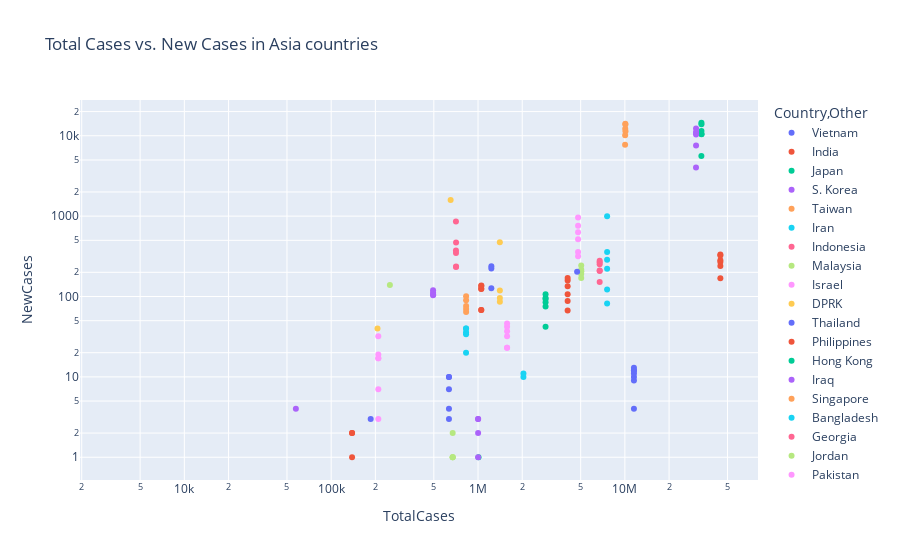

Notebook code cell kept with this figure:
### Markdown cell above
Trong vòng 7 ngày, S.Korea là quốc gia có số ca hồi phục nhiều nhất và số ca tử vong giảm dần, có thể nói rằng S.Korea đang đứng đầu trong việc kiểm soát dịch bệnh

### Code cell
asian_countries = ['China', 'India', 'Indonesia', 'Pakistan', 'Bangladesh', 'Japan', 'Brunei',
                   'Philippines', 'Vietnam', 'Iran', 'Turkey', 'Thailand', 'Myanmar', 'S. Korea', 'DPRK',
                   'Iraq', 'Afghanistan', 'Saudi Arabia', 'Uzbekistan', 'Malaysia', 'Nepal', 'Yemen', 
                   'Taiwan', 'Sri Lanka', 'Kazakhstan', 'Syria', 'Cambodia', 'Jordan', 
                   'Azerbaijan', 'UAE', 'Tajikistan', 'Israel', 'Hong Kong', 'Laos', 
                   'Lebanon', 'Kyrgyzstan', 'Singapore', 'Palestine', 'Oman', 'Kuwait', 
                   'Georgia', 'Mongolia', 'Armenia', 'Qatar', 'Bahrain', 'Timor-Leste', 'Cyprus', 'Bhutan', 'Macao', 'Maldives']

df_asia = df[df['Country,Other'].isin(asian_countries)]
# Tạo biểu đồ scatter plot
fig = px.scatter(df_asia, x='TotalCases', y='NewCases', color='Country,Other', log_x=True, log_y=True, size_max=50, title='Total Cases vs. New Cases in Asia countries')
fig.show()

### Figure 1 — Plotly figure (JSON) as saved in the notebook; plotly's stock layout.template omitted (floating-point values rounded to 4 significant figures)
{"data": [{"hovertemplate": "Country,Other=Vietnam<br>TotalCases=%{x}<br>NewCases=%{y}<extra></extra>", "legendgroup": "Vietnam", "marker": {"color": "#636efa", "symbol": "circle"}, "mode": "markers", "name": "Vietnam", "orientation": "v", "showlegend": true, "type": "scatter", "x": [11526901, 11526905, 11526917, 11526926, 11526937, 11526950, 11526962], "xaxis": "x", "y": [10, 4, 12, 9, 11, 13, 12], "yaxis": "y"}, {"hovertemplate": "Country,Other=India<br>TotalCases=%{x}<br>NewCases=%{y}<extra></extra>", "legendgroup": "India", "marker": {"color": "#EF553B", "symbol": "circle"}, "mode": "markers", "name": "India", "orientation": "v", "showlegend": true, "type": "scatter", "x": [44686371, 44686611, 44686879, 44687162, 44687496, 44687820], "xaxis": "x", "y": [169, 240, 268, 283, 334, 324], "yaxis": "y"}, {"hovertemplate": "Country,Other=Japan<br>TotalCases=%{x}<br>NewCases=%{y}<extra></extra>", "legendgroup": "Japan", "marker": {"color": "#00cc96", "symbol": "circle"}, "mode": "markers", "name": "Japan", "orientation": "v", "showlegend": true, "type": "scatter", "x": [33190564, 33205088, 33219038, 33230544, 33241066, 33251497], "xaxis": "x", "y": [5598, 14524, 13950, 11506, 10522, 10431], "yaxis": "y"}, {"hovertemplate": "Country,Other=S. Korea<br>TotalCases=%{x}<br>NewCases=%{y}<extra></extra>", "legendgroup": "S. Korea", "marker": {"color": "#ab63fa", "symbol": "circle"}, "mode": "markers", "name": "S. Korea", "orientation": "v", "showlegend": true, "type": "scatter", "x": [30502904, 30513721, 30526012, 30533573, 30543981, 30555102], "xaxis": "x", "y": [4026, 10817, 12291, 7561, 10408, 11121], "yaxis": "y"}, {"hovertemplate": "Country,Other=Taiwan<br>TotalCases=%{x}<br>NewCases=%{y}<extra></extra>", "legendgroup": "Taiwan", "marker": {"color": "#FFA15A", "symbol": "circle"}, "mode": "markers", "name": "Taiwan", "orientation": "v", "showlegend": true, "type": "scatter", "x": [10033107, 10043227, 10055436, 10069538, 10083336, 10094733], "xaxis": "x", "y": [7744, 10120, 12209, 14102, 13798, 11397], "yaxis": "y"}, {"hovertemplate": "Country,Other=Iran<br>TotalCases=%{x}<br>NewCases=%{y}<extra></extra>", "legendgroup": "Iran", "marker": {"color": "#19d3f3", "symbol": "circle"}, "mode": "markers", "name": "Iran", "orientation": "v", "showlegend": true, "type": "scatter", "x": [7567824, 7567906, 7568903, 7569261, 7569483, 7569769], "xaxis": "x", "y": [122, 82, 997, 358, 222, 286], "yaxis": "y"}, {"hovertemplate": "Country,Other=Indonesia<br>TotalCases=%{x}<br>NewCases=%{y}<extra></extra>", "legendgroup": "Indonesia", "marker": {"color": "#FF6692", "symbol": "circle"}, "mode": "markers", "name": "Indonesia", "orientation": "v", "showlegend": true, "type": "scatter", "x": [6735780, 6736046, 6736298, 6736576, 6736787, 6736994], "xaxis": "x", "y": [152, 266, 252, 278, 211, 207], "yaxis": "y"}, {"hovertemplate": "Country,Other=Malaysia<br>TotalCases=%{x}<br>NewCases=%{y}<extra></extra>", "legendgroup": "Malaysia", "marker": {"color": "#B6E880", "symbol": "circle"}, "mode": "markers", "name": "Malaysia", "orientation": "v", "showlegend": true, "type": "scatter", "x": [5042585, 5042791, 5043008, 5043252, 5043456, 5043626], "xaxis": "x", "y": [190, 206, 217, 244, 204, 170], "yaxis": "y"}, {"hovertemplate": "Country,Other=Israel<br>TotalCases=%{x}<br>NewCases=%{y}<extra></extra>", "legendgroup": "Israel", "marker": {"color": "#FF97FF", "symbol": "circle"}, "mode": "markers", "name": "Israel", "orientation": "v", "showlegend": true, "type": "scatter", "x": [4798654, 4799283, 4799640, 4800397, 4800913, 4801230], "xaxis": "x", "y": [965, 629, 357, 757, 516, 317], "yaxis": "y"}, {"hovertemplate": "Country,Other=DPRK<br>TotalCases=%{x}<br>NewCases=%{y}<extra></extra>", "legendgroup": "DPRK", "marker": {"color": "#FECB52", "symbol": "circle"}, "mode": "markers", "name": "DPRK", "orientation": "v", "showlegend": true, "type": "scatter", "x": [4772813, 4772813, 4772813, 4772813, 4772813, 4772813], "xaxis": "x", "y": [0, 0, 0, 0, 0, 0], "yaxis": "y"}, {"hovertemplate": "Country,Other=Thailand<br>TotalCases=%{x}<br>NewCases=%{y}<extra></extra>", "legendgroup": "Thailand", "marker": {"color": "#636efa", "symbol": "circle"}, "mode": "markers", "name": "Thailand", "orientation": "v", "showlegend": true, "type": "scatter", "x": [4728035, 4728035, 4728035, 4728035, 4728035, 4728035], "xaxis": "x", "y": [204, 0, 0, 0, 0, 0], "yaxis": "y"}, {"hovertemplate": "Country,Other=Philippines<br>TotalCases=%{x}<br>NewCases=%{y}<extra></extra>", "legendgroup": "Philippines", "marker": {"color": "#EF553B", "symbol": "circle"}, "mode": "markers", "name": "Philippines", "orientation": "v", "showlegend": true, "type": "scatter", "x": [4076230, 4076297, 4076404, 4076562, 4076696, 4076866], "xaxis": "x", "y": [88, 67, 107, 158, 134, 170], "yaxis": "y"}, {"hovertemplate": "Country,Other=Hong Kong<br>TotalCases=%{x}<br>NewCases=%{y}<extra></extra>", "legendgroup": "Hong Kong", "marker": {"color": "#00cc96", "symbol": "circle"}, "mode": "markers", "name": "Hong Kong", "orientation": "v", "showlegend": true, "type": "scatter", "x": [2883250, 2883346, 2883453, 2883528, 2883613, 2883655], "xaxis": "x", "y": [93, 96, 107, 75, 85, 42], "yaxis": "y"}, {"hovertemplate": "Country,Other=Iraq<br>TotalCases=%{x}<br>NewCases=%{y}<extra></extra>", "legendgroup": "Iraq", "marker": {"color": "#ab63fa", "symbol": "circle"}, "mode": "markers", "name": "Iraq", "orientation": "v", "showlegend": true, "type": "scatter", "x": [2465545, 2465545, 2465545, 2465545, 2465545, 2465545], "xaxis": "x", "y": [0, 0, 0, 0, 0, 0], "yaxis": "y"}, {"hovertemplate": "Country,Other=Singapore<br>TotalCases=%{x}<br>NewCases=%{y}<extra></extra>", "legendgroup": "Singapore", "marker": {"color": "#FFA15A", "symbol": "circle"}, "mode": "markers", "name": "Singapore", "orientation": "v", "showlegend": true, "type": "scatter", "x": [2222006, 2222006, 2230570, 2230570, 2230570, 2230570], "xaxis": "x", "y": [0, 0, 0, 0, 0, 0], "yaxis": "y"}, {"hovertemplate": "Country,Other=Bangladesh<br>TotalCases=%{x}<br>NewCases=%{y}<extra></extra>", "legendgroup": "Bangladesh", "marker": {"color": "#19d3f3", "symbol": "circle"}, "mode": "markers", "name": "Bangladesh", "orientation": "v", "showlegend": true, "type": "scatter", "x": [2037773, 2037818, 2037829, 2037829, 2037829, 2037829], "xaxis": "x", "y": [0, 10, 11, 0, 0, 0], "yaxis": "y"}, {"hovertemplate": "Country,Other=Georgia<br>TotalCases=%{x}<br>NewCases=%{y}<extra></extra>", "legendgroup": "Georgia", "marker": {"color": "#FF6692", "symbol": "circle"}, "mode": "markers", "name": "Georgia", "orientation": "v", "showlegend": true, "type": "scatter", "x": [1825598, 1825598, 1825598, 1825598, 1825598, 1825598], "xaxis": "x", "y": [0, 0, 0, 0, 0, 0], "yaxis": "y"}, {"hovertemplate": "Country,Other=Jordan<br>TotalCases=%{x}<br>NewCases=%{y}<extra></extra>", "legendgroup": "Jordan", "marker": {"color": "#B6E880", "symbol": "circle"}, "mode": "markers", "name": "Jordan", "orientation": "v", "showlegend": true, "type": "scatter", "x": [1746997, 1746997, 1746997, 1746997, 1746997, 1746997], "xaxis": "x", "y": [0, 0, 0, 0, 0, 0], "yaxis": "y"}, {"hovertemplate": "Country,Other=Pakistan<br>TotalCases=%{x}<br>NewCases=%{y}<extra></extra>", "legendgroup": "Pakistan", "marker": {"color": "#FF97FF", "symbol": "circle"}, "mode": "markers", "name": "Pakistan", "orientation": "v", "showlegend": true, "type": "scatter", "x": [1576939, 1576962, 1576999, 1577031, 1577073, 1577119], "xaxis": "x", "y": [23, 23, 37, 32, 42, 46], "yaxis": "y"}, {"hovertemplate": "Country,Other=Kazakhstan<br>TotalCases=%{x}<br>NewCases=%{y}<extra></extra>", "legendgroup": "Kazakhstan", "marker": {"color": "#FECB52", "symbol": "circle"}, "mode": "markers", "name": "Kazakhstan", "orientation": "v", "showlegend": true, "type": "scatter", "x": [1407823, 1407823, 1407942, 1408038, 1408124, 1408124], "xaxis": "x", "y": [472, 0, 119, 96, 86, 0], "yaxis": "y"}, {"hovertemplate": "Country,Other=Lebanon<br>TotalCases=%{x}<br>NewCases=%{y}<extra></extra>", "legendgroup": "Lebanon", "marker": {"color": "#636efa", "symbol": "circle"}, "mode": "markers", "name": "Lebanon", "orientation": "v", "showlegend": true, "type": "scatter", "x": [1231840, 1231840, 1232063, 1232063, 1232301, 1232301], "xaxis": "x", "y": [127, 0, 223, 0, 238, 0], "yaxis": "y"}, {"hovertemplate": "Country,Other=UAE<br>TotalCases=%{x}<br>NewCases=%{y}<extra></extra>", "legendgroup": "UAE", "marker": {"color": "#EF553B", "symbol": "circle"}, "mode": "markers", "name": "UAE", "orientation": "v", "showlegend": true, "type": "scatter", "x": [1051930, 1051998, 1052122, 1052247, 1052382, 1052519], "xaxis": "x", "y": [68, 68, 124, 125, 135, 137], "yaxis": "y"}, {"hovertemplate": "Country,Other=Mongolia<br>TotalCases=%{x}<br>NewCases=%{y}<extra></extra>", "legendgroup": "Mongolia", "marker": {"color": "#00cc96", "symbol": "circle"}, "mode": "markers", "name": "Mongolia", "orientation": "v", "showlegend": true, "type": "scatter", "x": [1007896, 1007896, 1007897, 1007897, 1007897, 1007897], "xaxis": "x", "y": [0, 0, 1, 0, 0, 0], "yaxis": "y"}, {"hovertemplate": "Country,Other=Nepal<br>TotalCases=%{x}<br>NewCases=%{y}<extra></extra>", "legendgroup": "Nepal", "marker": {"color": "#ab63fa", "symbol": "circle"}, "mode": "markers", "name": "Nepal", "orientation": "v", "showlegend": true, "type": "scatter", "x": [1001143, 1001145, 1001148, 1001149, 1001149, 1001149], "xaxis": "x", "y": [3, 2, 3, 1, 0, 0], "yaxis": "y"}, {"hovertemplate": "Country,Other=Saudi Arabia<br>TotalCases=%{x}<br>NewCases=%{y}<extra></extra>", "legendgroup": "Saudi Arabia", "marker": {"color": "#FFA15A", "symbol": "circle"}, "mode": "markers", "name": "Saudi Arabia", "orientation": "v", "showlegend": true, "type": "scatter", "x": [829388, 829478, 829554, 829624, 829624, 829688], "xaxis": "x", "y": [101, 90, 76, 70, 0, 64], "yaxis": "y"}, {"hovertemplate": "Country,Other=Azerbaijan<br>TotalCases=%{x}<br>NewCases=%{y}<extra></extra>", "legendgroup": "Azerbaijan", "marker": {"color": "#19d3f3", "symbol": "circle"}, "mode": "markers", "name": "Azerbaijan", "orientation": "v", "showlegend": true, "type": "scatter", "x": [828512, 828548, 828588, 828628, 828648, 828682], "xaxis": "x", "y": [0, 36, 40, 40, 20, 34], "yaxis": "y"}, {"hovertemplate": "Country,Other=Bahrain<br>TotalCases=%{x}<br>NewCases=%{y}<extra></extra>", "legendgroup": "Bahrain", "marker": {"color": "#FF6692", "symbol": "circle"}, "mode": "markers", "name": "Bahrain", "orientation": "v", "showlegend": true, "type": "scatter", "x": [707105, 707480, 707828, 708061, 708532, 708768], "xaxis": "x", "y": [855, 375, 348, 233, 471, 236], "yaxis": "y"}, {"hovertemplate": "Country,Other=Sri Lanka<br>TotalCases=%{x}<br>NewCases=%{y}<extra></extra>", "legendgroup": "Sri Lanka", "marker": {"color": "#B6E880", "symbol": "circle"}, "mode": "markers", "name": "Sri Lanka", "orientation": "v", "showlegend": true, "type": "scatter", "x": [672029, 672030, 672031, 672031, 672032, 672032], "xaxis": "x", "y": [2, 1, 1, 0, 1, 0], "yaxis": "y"}, {"hovertemplate": "Country,Other=Kuwait<br>TotalCases=%{x}<br>NewCases=%{y}<extra></extra>", "legendgroup": "Kuwait", "marker": {"color": "#FF97FF", "symbol": "circle"}, "mode": "markers", "name": "Kuwait", "orientation": "v", "showlegend": true, "type": "scatter", "x": [663456, 663456, 663456, 663456, 663456, 663456], "xaxis": "x", "y": [0, 0, 0, 0, 0, 0], "yaxis": "y"}, {"hovertemplate": "Country,Other=Cyprus<br>TotalCases=%{x}<br>NewCases=%{y}<extra></extra>", "legendgroup": "Cyprus", "marker": {"color": "#FECB52", "symbol": "circle"}, "mode": "markers", "name": "Cyprus", "orientation": "v", "showlegend": true, "type": "scatter", "x": [649093, 649093, 649093, 649093, 650685, 650685], "xaxis": "x", "y": [0, 0, 0, 0, 1592, 0], "yaxis": "y"}, {"hovertemplate": "Country,Other=Myanmar<br>TotalCases=%{x}<br>NewCases=%{y}<extra></extra>", "legendgroup": "Myanmar", "marker": {"color": "#636efa", "symbol": "circle"}, "mode": "markers", "name": "Myanmar", "orientation": "v", "showlegend": true, "type": "scatter", "x": [633914, 633918, 633925, 633935, 633935, 633945], "xaxis": "x", "y": [3, 4, 7, 10, 0, 10], "yaxis": "y"}, {"hovertemplate": "Country,Other=Palestine<br>TotalCases=%{x}<br>NewCases=%{y}<extra></extra>", "legendgroup": "Palestine", "marker": {"color": "#EF553B", "symbol": "circle"}, "mode": "markers", "name": "Palestine", "orientation": "v", "showlegend": true, "type": "scatter", "x": [621008, 621008, 621008, 621008, 621008, 621008], "xaxis": "x", "y": [0, 0, 0, 0, 0, 0], "yaxis": "y"}, {"hovertemplate": "Country,Other=China<br>TotalCases=%{x}<br>NewCases=%{y}<extra></extra>", "legendgroup": "China", "marker": {"color": "#00cc96", "symbol": "circle"}, "mode": "markers", "name": "China", "orientation": "v", "showlegend": true, "type": "scatter", "x": [503302, 503302, 503302, 503302, 503302, 503302], "xaxis": "x", "y": [0, 0, 0, 0, 0, 0], "yaxis": "y"}, {"hovertemplate": "Country,Other=Qatar<br>TotalCases=%{x}<br>NewCases=%{y}<extra></extra>", "legendgroup": "Qatar", "marker": {"color": "#ab63fa", "symbol": "circle"}, "mode": "markers", "name": "Qatar", "orientation": "v", "showlegend": true, "type": "scatter", "x": [494056, 494167, 494271, 494377, 494377, 494377], "xaxis": "x", "y": [120, 111, 104, 106, 0, 0], "yaxis": "y"}, {"hovertemplate": "Country,Other=Armenia<br>TotalCases=%{x}<br>NewCases=%{y}<extra></extra>", "legendgroup": "Armenia", "marker": {"color": "#FFA15A", "symbol": "circle"}, "mode": "markers", "name": "Armenia", "orientation": "v", "showlegend": true, "type": "scatter", "x": [446819, 446819, 446819, 446819, 446819, 446819], "xaxis": "x", "y": [0, 0, 0, 0, 0, 0], "yaxis": "y"}, {"hovertemplate": "Country,Other=Oman<br>TotalCases=%{x}<br>NewCases=%{y}<extra></extra>", "legendgroup": "Oman", "marker": {"color": "#19d3f3", "symbol": "circle"}, "mode": "markers", "name": "Oman", "orientation": "v", "showlegend": true, "type": "scatter", "x": [399449, 399449, 399449, 399449, 399449, 399449], "xaxis": "x", "y": [0, 0, 0, 0, 0, 0], "yaxis": "y"}, {"hovertemplate": "Country,Other=Brunei<br>TotalCases=%{x}<br>NewCases=%{y}<extra></extra>", "legendgroup": "Brunei", "marker": {"color": "#FF6692", "symbol": "circle"}, "mode": "markers", "name": "Brunei", "orientation": "v", "showlegend": true, "type": "scatter", "x": [277992, 278698, 278698, 278698, 278698, 278698], "xaxis": "x", "y": [0, 0, 0, 0, 0, 0], "yaxis": "y"}, {"hovertemplate": "Country,Other=Uzbekistan<br>TotalCases=%{x}<br>NewCases=%{y}<extra></extra>", "legendgroup": "Uzbekistan", "marker": {"color": "#B6E880", "symbol": "circle"}, "mode": "markers", "name": "Uzbekistan", "orientation": "v", "showlegend": true, "type": "scatter", "x": [250932, 250932, 251071, 251071, 251071, 251071], "xaxis": "x", "y": [0, 0, 139, 0, 0, 0], "yaxis": "y"}, {"hovertemplate": "Country,Other=Afghanistan<br>TotalCases=%{x}<br>NewCases=%{y}<extra></extra>", "legendgroup": "Afghanistan", "marker": {"color": "#FF97FF", "symbol": "circle"}, "mode": "markers", "name": "Afghanistan", "orientation": "v", "showlegend": true, "type": "scatter", "x": [209306, 209323, 209340, 209359, 209366, 209369], "xaxis": "x", "y": [32, 17, 17, 19, 7, 3], "yaxis": "y"}, {"hovertemplate": "Country,Other=Kyrgyzstan<br>TotalCases=%{x}<br>NewCases=%{y}<extra></extra>", "legendgroup": "Kyrgyzstan", "marker": {"color": "#FECB52", "symbol": "circle"}, "mode": "markers", "name": "Kyrgyzstan", "orientation": "v", "showlegend": true, "type": "scatter", "x": [206633, 206633, 206673, 206673, 206673, 206673], "xaxis": "x", "y": [0, 0, 40, 0, 0, 0], "yaxis": "y"}, {"hovertemplate": "Country,Other=Maldives<br>TotalCases=%{x}<br>NewCases=%{y}<extra></extra>", "legendgroup": "Maldives", "marker": {"color": "#636efa", "symbol": "circle"}, "mode": "markers", "name": "Maldives", "orientation": "v", "showlegend": true, "type": "scatter", "x": [185732, 185732, 185732, 185732, 185732, 185732], "xaxis": "x", "y": [3, 0, 0, 0, 0, 0], "yaxis": "y"}, {"hovertemplate": "Country,Other=Cambodia<br>TotalCases=%{x}<br>NewCases=%{y}<extra></extra>", "legendgroup": "Cambodia", "marker": {"color": "#EF553B", "symbol": "circle"}, "mode": "markers", "name": "Cambodia", "orientation": "v", "showlegend": true, "type": "scatter", "x": [138715, 138717, 138717, 138719, 138719, 138719], "xaxis": "x", "y": [1, 2, 0, 2, 0, 0], "yaxis": "y"}, {"hovertemplate": "Country,Other=Bhutan<br>TotalCases=%{x}<br>NewCases=%{y}<extra></extra>", "legendgroup": "Bhutan", "marker": {"color": "#00cc96", "symbol": "circle"}, "mode": "markers", "name": "Bhutan", "orientation": "v", "showlegend": true, "type": "scatter", "x": [62615, 62620, 62620, 62620, 62620, 62620], "xaxis": "x", "y": [0, 0, 0, 0, 0, 0], "yaxis": "y"}, {"hovertemplate": "Country,Other=Syria<br>TotalCases=%{x}<br>NewCases=%{y}<extra></extra>", "legendgroup": "Syria", "marker": {"color": "#ab63fa", "symbol": "circle"}, "mode": "markers", "name": "Syria", "orientation": "v", "showlegend": true, "type": "scatter", "x": [57467, 57467, 57467, 57467, 57467, 57467], "xaxis": "x", "y": [4, 0, 0, 0, 0, 0], "yaxis": "y"}, {"hovertemplate": "Country,Other=Timor-Leste<br>TotalCases=%{x}<br>NewCases=%{y}<extra></extra>", "legendgroup": "Timor-Leste", "marker": {"color": "#FFA15A", "symbol": "circle"}, "mode": "markers", "name": "Timor-Leste", "orientation": "v", "showlegend": true, "type": "scatter", "x": [23418, 23418, 23418, 23418, 23418, 23418], "xaxis": "x", "y": [0, 0, 0, 0, 0, 0], "yaxis": "y"}, {"hovertemplate": "Country,Other=Tajikistan<br>TotalCases=%{x}<br>NewCases=%{y}<extra></extra>", "legendgroup": "Tajikistan", "marker": {"color": "#19d3f3", "symbol": "circle"}, "mode": "markers", "name": "Tajikistan", "orientation": "v", "showlegend": true, "type": "scatter", "x": [17786, 17786, 17786, 17786, 17786, 17786], "xaxis": "x", "y": [0, 0, 0, 0, 0, 0], "yaxis": "y"}, {"hovertemplate": "Country,Other=Yemen<br>TotalCases=%{x}<br>NewCases=%{y}<extra></extra>", "legendgroup": "Yemen", "marker": {"color": "#FF6692", "symbol": "circle"}, "mode": "markers", "name": "Yemen", "orientation": "v", "showlegend": true, "type": "scatter", "x": [11945, 11945, 11945, 11945, 11945, 11945], "xaxis": "x", "y": [0, 0, 0, 0, 0, 0], "yaxis": "y"}, {"hovertemplate": "Country,Other=Macao<br>TotalCases=%{x}<br>NewCases=%{y}<extra></extra>", "legendgroup": "Macao", "marker": {"color": "#B6E880", "symbol": "circle"}, "mode": "markers", "name": "Macao", "orientation": "v", "showlegend": true, "type": "scatter", "x": [3514, 3514, 3514, 3514, 3514, 3514], "xaxis": "x", "y": [0, 0, 0, 0, 0, 0], "yaxis": "y"}], "layout": {"legend": {"title": {"text": "Country,Other"}, "tracegroupgap": 0}, "title": {"text": "Total Cases vs. New Cases in Asia countries"}, "xaxis": {"anchor": "y", "domain": [0, 1], "title": {"text": "TotalCases"}, "type": "log"}, "yaxis": {"anchor": "x", "domain": [0, 1], "title": {"text": "NewCases"}, "type": "log"}}}
